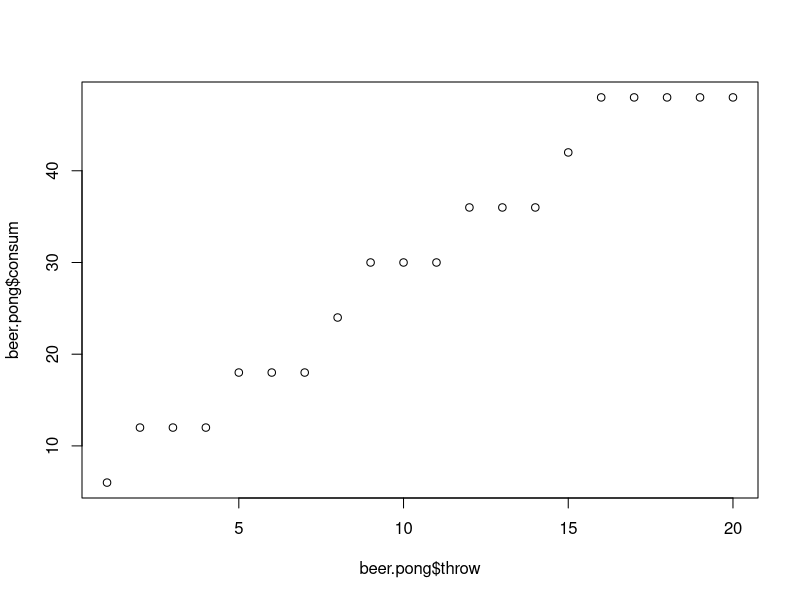
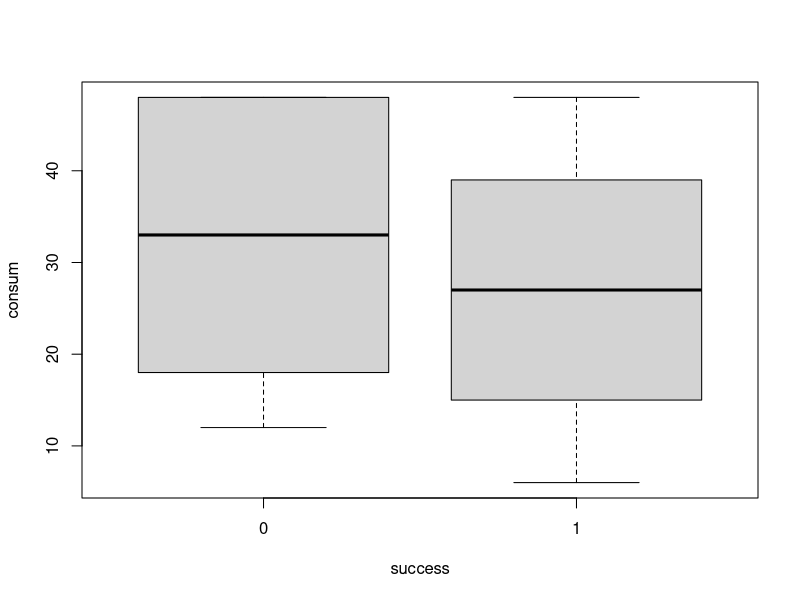
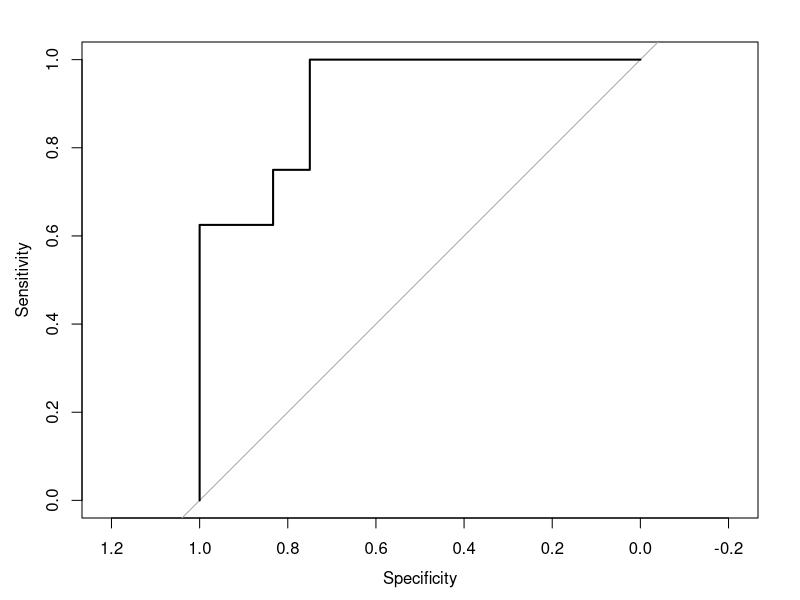

The R source for these figures, in order:

# Define sample data
beer.pong <- data.frame(
              throw = c(1:20),
              success = c(1,1,0,0,1,0,0,1,1,0,0,1,0,0,1,1,0,0,0,0),
              consum = c(6,12,12,12,18,18,18,24,30,30,30,36,36,36,42,48,48,48,48,48)
)

# Summary of data frame
summary(beer.pong)
# Correlation of variables
cor(beer.pong)

# Scatter plot 
plot(x = beer.pong$throw, y = beer.pong$consum)
boxplot(consum ~ success, data = beer.pong)

# Total score of results
sum(beer.pong$success)

# Percentage of success
mean(beer.pong$success)

# Model
fit_lr <- glm(success ~ throw + consum, data=beer.pong,
           family="binomial")
summary(fit_lr)

# Probabilities as part of the data frame
prob <- predict(fit_lr,type="response",beer.pong) 
beer.pong$prob=prob

# Confusion Matrix
library(caret)
confusionMatrix(table(data = as.numeric(prob>0.5), reference = beer.pong$success))

# Area under the curve (AUC)
library(pROC)
plot_lg <- roc(beer.pong$success, beer.pong$prob)
print(plot(plot_lg))

# Predict new values
t <- predict(fit_lr, newdata = data.frame(throw = 25, consum = 30), type = "response")
t

######################BEER PONG GAME IN R###########################

beer_consumption <- data.frame(
  throw = c(1:10),
  success = c(1,1,0,0,0,0,1,1,0,1),
  consumption = c(6, 12, 12, 12, 12, 12, 18, 24, 24, 30)
)


cor(beer_consumption)

#Linear Regression Model
model <- glm(
  formula = success ~ throw + consumption,
  data = beer_consumption)

summary(model)


predict(
  object = model,
  newdata = data.frame(
    throw = c(6),
    consumption = c(12)
  )
)
